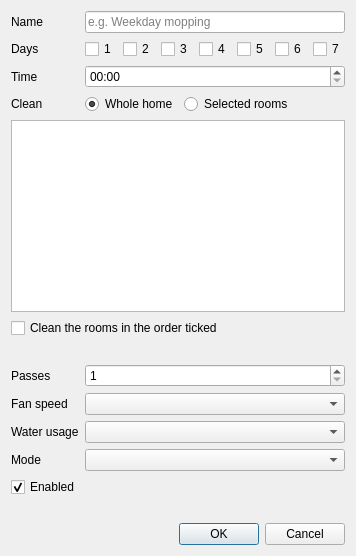
<?xml version="1.0" encoding="UTF-8"?>
<ui version="4.0">
 <class>ValetudoQgis</class>
 <widget class="QDialog" name="ValetudoTimerDialog">
  <property name="windowTitle">
   <string>Scheduled cleaning</string>
  </property>
  <layout class="QVBoxLayout" name="root_layout">
   <item>
    <layout class="QFormLayout" name="timer_form">
     <property name="fieldGrowthPolicy">
      <enum>QFormLayout::AllNonFixedFieldsGrow</enum>
     </property>
     <item row="0" column="0">
      <widget class="QLabel" name="lbl_label">
       <property name="text">
        <string>Name</string>
       </property>
      </widget>
     </item>
     <item row="0" column="1">
      <widget class="QLineEdit" name="edit_label">
       <property name="maxLength">
        <number>24</number>
       </property>
       <property name="placeholderText">
        <string>e.g. Weekday mopping</string>
       </property>
      </widget>
     </item>
     <item row="1" column="0">
      <widget class="QLabel" name="lbl_days">
       <property name="text">
        <string>Days</string>
       </property>
      </widget>
     </item>
     <item row="1" column="1">
      <layout class="QHBoxLayout" name="days_layout">
       <item>
        <widget class="QCheckBox" name="chk_day_1">
         <property name="text">
          <string notr="true">1</string>
         </property>
        </widget>
       </item>
       <item>
        <widget class="QCheckBox" name="chk_day_2">
         <property name="text">
          <string notr="true">2</string>
         </property>
        </widget>
       </item>
       <item>
        <widget class="QCheckBox" name="chk_day_3">
         <property name="text">
          <string notr="true">3</string>
         </property>
        </widget>
       </item>
       <item>
        <widget class="QCheckBox" name="chk_day_4">
         <property name="text">
          <string notr="true">4</string>
         </property>
        </widget>
       </item>
       <item>
        <widget class="QCheckBox" name="chk_day_5">
         <property name="text">
          <string notr="true">5</string>
         </property>
        </widget>
       </item>
       <item>
        <widget class="QCheckBox" name="chk_day_6">
         <property name="text">
          <string notr="true">6</string>
         </property>
        </widget>
       </item>
       <item>
        <widget class="QCheckBox" name="chk_day_7">
         <property name="text">
          <string notr="true">7</string>
         </property>
        </widget>
       </item>
       <item>
        <spacer name="days_spacer">
         <property name="orientation">
          <enum>Qt::Horizontal</enum>
         </property>
         <property name="sizeHint">
          <size>
           <width>0</width>
           <height>20</height>
          </size>
         </property>
        </spacer>
       </item>
      </layout>
     </item>
     <item row="2" column="0">
      <widget class="QLabel" name="lbl_time">
       <property name="text">
        <string>Time</string>
       </property>
      </widget>
     </item>
     <item row="2" column="1">
      <widget class="QTimeEdit" name="time_edit">
       <property name="displayFormat">
        <string notr="true">HH:mm</string>
       </property>
      </widget>
     </item>
     <item row="3" column="0">
      <widget class="QLabel" name="lbl_what">
       <property name="text">
        <string>Clean</string>
       </property>
      </widget>
     </item>
     <item row="3" column="1">
      <layout class="QHBoxLayout" name="what_layout" stretch="0,1">
       <item>
        <widget class="QRadioButton" name="radio_everything">
         <property name="text">
          <string>Whole home</string>
         </property>
         <property name="checked">
          <bool>true</bool>
         </property>
        </widget>
       </item>
       <item>
        <widget class="QRadioButton" name="radio_rooms">
         <property name="text">
          <string>Selected rooms</string>
         </property>
        </widget>
       </item>
      </layout>
     </item>
     <item row="4" column="0" colspan="2">
      <widget class="QTreeWidget" name="rooms">
       <property name="minimumSize">
        <size>
         <width>0</width>
         <height>160</height>
        </size>
       </property>
       <property name="headerHidden">
        <bool>true</bool>
       </property>
       <column>
        <property name="text">
         <string notr="true">1</string>
        </property>
       </column>
      </widget>
     </item>
     <item row="5" column="0" colspan="2">
      <widget class="QCheckBox" name="chk_custom_order">
       <property name="text">
        <string>Clean the rooms in the order ticked</string>
       </property>
      </widget>
     </item>
     <item row="6" column="0" colspan="2">
      <widget class="QLabel" name="lbl_order">
       <property name="wordWrap">
        <bool>true</bool>
       </property>
      </widget>
     </item>
     <item row="7" column="0">
      <widget class="QLabel" name="lbl_iterations">
       <property name="text">
        <string>Passes</string>
       </property>
      </widget>
     </item>
     <item row="7" column="1">
      <widget class="QSpinBox" name="spin_iterations">
       <property name="minimum">
        <number>1</number>
       </property>
       <property name="maximum">
        <number>3</number>
       </property>
      </widget>
     </item>
     <item row="8" column="0">
      <widget class="QLabel" name="lbl_fan">
       <property name="text">
        <string>Fan speed</string>
       </property>
      </widget>
     </item>
     <item row="8" column="1">
      <widget class="QComboBox" name="combo_fan_speed"/>
     </item>
     <item row="9" column="0">
      <widget class="QLabel" name="lbl_water">
       <property name="text">
        <string>Water usage</string>
       </property>
      </widget>
     </item>
     <item row="9" column="1">
      <widget class="QComboBox" name="combo_water_usage"/>
     </item>
     <item row="10" column="0">
      <widget class="QLabel" name="lbl_mode">
       <property name="text">
        <string>Mode</string>
       </property>
      </widget>
     </item>
     <item row="10" column="1">
      <widget class="QComboBox" name="combo_operation_mode"/>
     </item>
     <item row="11" column="0" colspan="2">
      <widget class="QCheckBox" name="chk_enabled">
       <property name="text">
        <string>Enabled</string>
       </property>
       <property name="checked">
        <bool>true</bool>
       </property>
      </widget>
     </item>
     <item row="12" column="0" colspan="2">
      <widget class="QLabel" name="lbl_note">
       <property name="wordWrap">
        <bool>true</bool>
       </property>
      </widget>
     </item>
    </layout>
   </item>
   <item>
    <widget class="QDialogButtonBox" name="button_box">
     <property name="standardButtons">
      <set>QDialogButtonBox::Cancel|QDialogButtonBox::Ok</set>
     </property>
    </widget>
   </item>
  </layout>
 </widget>
 <resources/>
 <connections/>
</ui>
